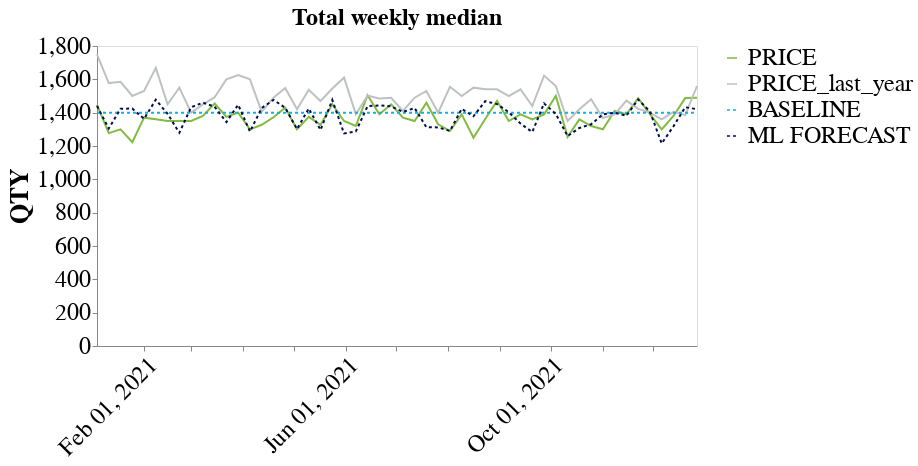

Notebook code for this chart:
### Code cell
tsp.plot_weekly_per_agg(df_evl,actuals_col='PRICE',var_cols=['BASELINE','ML FORECAST'], agg_col='total', 
                           agg='median', limit_n_plots=3, title_text='',
                          date_from='2021-01-01',date_upto='2021-12-31',plot_two_years_ago=False,plot_last_year=True)

### Figure 1 — Vega-Lite specification as saved in the notebook (floating-point values rounded to 4 significant figures; data arrays with more than 128 entries replaced by an {"elided": "..."} marker saying what was removed)
{"config": {"title": {"font": "Constantia", "fontSize": 24}, "axis": {"labelFont": "Constantia", "titleFont": "Constantia", "labelFontSize": 24, "titleFontSize": 26, "grid": false}, "header": {"labelFont": "Constantia", "titleFont": "Constantia", "labelFontSize": 24, "titleFontSize": 26}, "legend": {"labelFont": "Constantia", "titleFont": "Constantia", "labelFontSize": 24, "titleFontSize": 26}, "view": {"height": 300, "width": 600}}, "concat": [{"mark": {"type": "line"}, "encoding": {"color": {"field": "variable", "legend": {"labelLimit": 1000, "orient": "right", "symbolLimit": 0, "title": ""}, "scale": {"domain": ["PRICE", "PRICE_last_year", "BASELINE", "ML FORECAST"], "range": ["#81BB41", "#BEC1C3", "#00B7F1", "#000E4E"]}, "type": "nominal"}, "strokeDash": {"field": "variable", "scale": {"domain": ["PRICE", "PRICE_last_year", "BASELINE", "ML FORECAST"], "range": [[0], [0], [3, 3], [3, 3]]}, "type": "nominal"}, "tooltip": [{"field": "THIS_WEEK_MONDAY", "timeUnit": "yearmonthdate", "type": "temporal"}, {"field": "variable", "type": "nominal"}, {"field": "value", "type": "quantitative"}], "x": {"axis": {"labelAngle": -45, "title": ""}, "field": "THIS_WEEK_MONDAY", "timeUnit": "yearmonthdate", "type": "temporal"}, "y": {"axis": {"title": "QTY"}, "field": "value", "type": "quantitative"}}, "name": "view_4", "title": "Total weekly median "}], "columns": 1, "data": {"name": "data-832e94c358aed69c12e72a064e4ffa57"}, "params": [{"name": "param_4", "select": {"type": "interval", "encodings": ["x"]}, "views": ["view_4"]}], "$schema": "https://vega.github.io/schema/vega-lite/v5.15.1.json", "datasets": {"data-832e94c358aed69c12e72a064e4ffa57": {"elided": "208 records"}}}
